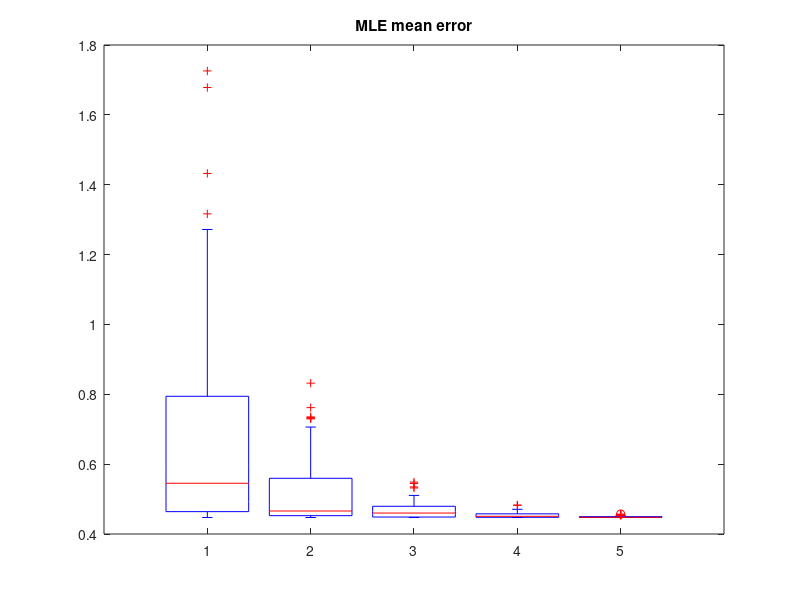

This figure's MATLAB source:
C = [1.6250, -1.9486; -1.9486, 3.8750];    %covariance matrix
mean = [1;2];
[eigvec,eigval] = eig(C);
root_eigval = sqrt(eigval);
rotation = eigvec*root_eigval;  %so that variance of data line with given variance
%2D gaussian generation (a)
%N = rotation*randn(2,N) + mean;  rotation and shifting(mean)
%(b) error mean-MLE_mean
summ = zeros(5,100,2); %summation of 100 experiments for each N
for i=1:5
    for j=1:100
        summ(i,j,:)=reshape(sum(rotation*randn(2,10^i)+mean,2),1,1,2);
    end
end
%MLE mean = sum/N
for i=1:5
    summ(i,:,:)=summ(i,:,:)/10^i ;
end
error = zeros(100,5);   %error calculation
for i=1:5
    for j=1:100
        error(j,i)=norm(reshape(summ(i,j,:),1,2)-mean)/norm(mean);
    end
end
figure;
boxplot(error);
title('MLE mean error');